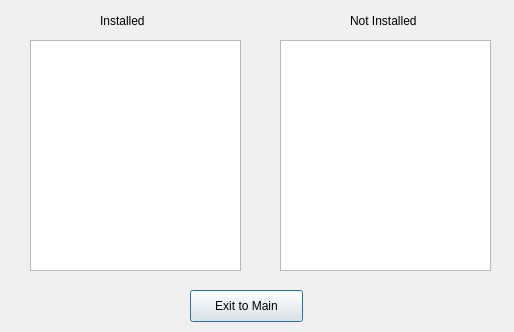
<?xml version="1.0" encoding="UTF-8"?>
<ui version="4.0">
 <class>Dialog</class>
 <widget class="QDialog" name="Dialog">
  <property name="geometry">
   <rect>
    <x>0</x>
    <y>0</y>
    <width>514</width>
    <height>332</height>
   </rect>
  </property>
  <property name="windowTitle">
   <string>InstalledPage</string>
  </property>
  <widget class="QPushButton" name="exitToMain">
   <property name="geometry">
    <rect>
     <x>190</x>
     <y>290</y>
     <width>113</width>
     <height>32</height>
    </rect>
   </property>
   <property name="text">
    <string>Exit to Main</string>
   </property>
  </widget>
  <widget class="QLabel" name="label">
   <property name="geometry">
    <rect>
     <x>100</x>
     <y>10</y>
     <width>161</width>
     <height>21</height>
    </rect>
   </property>
   <property name="text">
    <string>Installed</string>
   </property>
  </widget>
  <widget class="QLabel" name="label_2">
   <property name="geometry">
    <rect>
     <x>350</x>
     <y>10</y>
     <width>131</width>
     <height>21</height>
    </rect>
   </property>
   <property name="text">
    <string>Not Installed</string>
   </property>
  </widget>
  <widget class="QListWidget" name="listWidget">
   <property name="geometry">
    <rect>
     <x>30</x>
     <y>40</y>
     <width>211</width>
     <height>231</height>
    </rect>
   </property>
  </widget>
  <widget class="QListWidget" name="listWidget_2">
   <property name="geometry">
    <rect>
     <x>280</x>
     <y>40</y>
     <width>211</width>
     <height>231</height>
    </rect>
   </property>
  </widget>
 </widget>
 <resources/>
 <connections/>
</ui>
